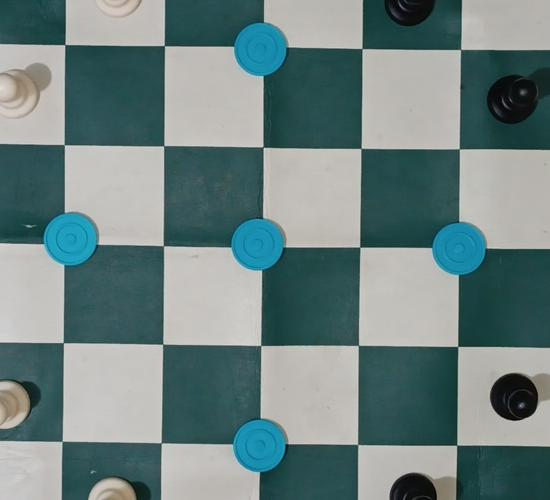
#> input picture Training/Amazons game recognition.v2i.yolov8/test/images/photoaf-15-_jpg.rf.e2a9260cf6f6e3e94ff4219e0da3cd4e.jpg, 550 x 500 px
$ python -i Two_views.py   (imports and definitions only)
#> lines starting #> are read from the running program, lines starting #| are printed output that depends on the picture
#> further down, picture is the input picture: shape (500, 550, 3); mean B, G, R 129.9, 130.6, 110.5
import cv2
import numpy as np
import time

def detect_grid_hough(warped_image):
    """
    Detecta dinámicamente las líneas del tablero usando la transformada de Hough.
    Retorna dos listas (h_lines, v_lines) con las posiciones (en pixeles)
    de las líneas horizontales y verticales detectadas.
    Si no se detectan 9 líneas en cada dirección, se retorna un grid equidistante.
    """
    # 1. Preprocesamiento
    gray = cv2.cvtColor(warped_image, cv2.COLOR_BGR2GRAY)
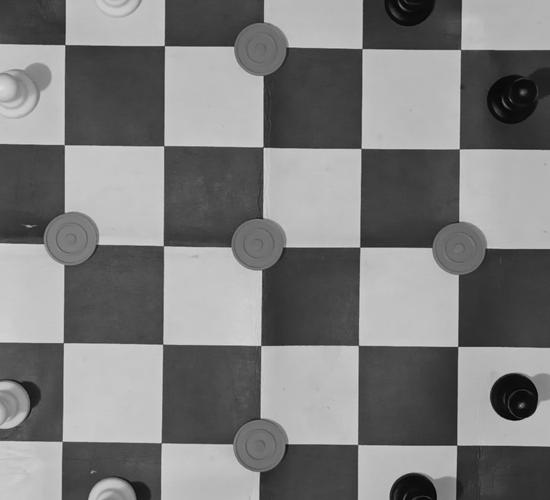
#> gray: shape (500, 550); min 0, max 228, mean 124.5
    blurred = cv2.GaussianBlur(gray, (5, 5), 0)
    edges = cv2.Canny(blurred, 50, 150, apertureSize=3)
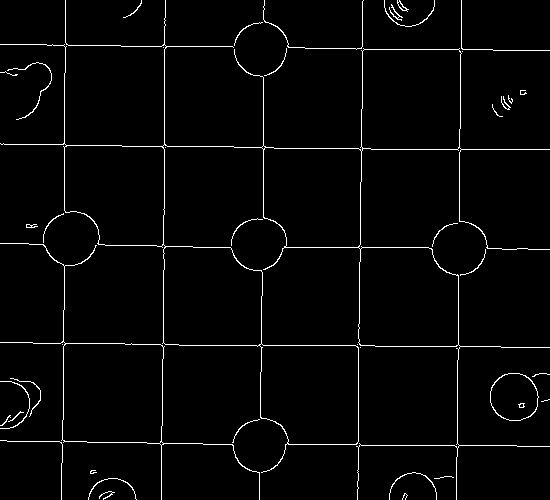
#> edges: shape (500, 550); 2.5% white in thin lines or dots

    # 2. Detección de líneas con Hough
    lines = cv2.HoughLinesP(edges, 1, np.pi/180, threshold=100,
                            minLineLength=100, maxLineGap=10)
#> lines = 14 rows, first 6: [358, 377, 360, 206], [164, 214, 164, 18], [179, 345, 374, 345], [234, 147, 334, 148], [64, 210, 64, 73], [284, 247, 428, 247]
    if lines is None:
        return None, None

    # 3. Clasificar líneas en horizontales/verticales
    horizontals = []
    verticals = []
    height, width = warped_image.shape[:2]
#> height = 500; width = 550

    for line in lines:
        x1, y1, x2, y2 = line[0]
        angle = np.degrees(np.arctan2((y2 - y1), (x2 - x1)))

        # Línea horizontal (ángulo cercano a 0° o 180°)
        if abs(angle) < 10 or abs(angle) > 170:
            # Tomamos el promedio de y1, y2 para representar su "posición"
            horizontals.append((y1 + y2) / 2.0)

        # Línea vertical (ángulo cercano a 90°)
        elif 80 < abs(angle) < 100:
            # Tomamos el promedio de x1, x2 para representar su "posición"
            verticals.append((x1 + x2) / 2.0)
#> this loop made 14 passes
#> (x1, y1, x2, y2, angle) on passes 1 to 12: (358, 377, 360, 206, -89.33), (164, 214, 164, 18, -90), (179, 345, 374, 345, 0), (234, 147, 334, 148, 0.573), (64, 210, 64, 73, -90), (284, 247, 428, 247, 0), (359, 445, 516, 445, 0), (161, 477, 162, 364, -89.49), (263, 217, 263, 77, -90), (359, 149, 549, 149, 0), (457, 426, 458, 313, -89.49), (3, 44, 174, 46, 0.67)
#> after the loop, horizontals = [345, 147.5, 247, 445, 149, 45, 346, 146]; verticals = [359, 164, 64, 161.5, 263, 457.5]

    # 4. Agrupar líneas similares (clustering sencillo)
    def cluster_lines(positions, threshold=20):
#> called with threshold = 20
        if not positions:
            return []
        positions = sorted(positions)
#> positions = [45, 146, 147.5, 149, 247, 345, 346, 445]
        clusters = [[positions[0]]]
#> clusters = [[45]]

        for pos in positions[1:]:
            if abs(pos - clusters[-1][-1]) < threshold:
                clusters[-1].append(pos)
            else:
                clusters.append([pos])
#> this loop made 7 passes
#> pos on passes 1 to 7: 146, 147.5, 149, 247, 345, 346, 445
#> after the loop, clusters = [[45], [146, 147.5, 149], [247], [345, 346], [445]]
        # Retorna la media de cada cluster
        return [np.mean(c) for c in clusters]

    h_lines = cluster_lines(horizontals)
#> h_lines = [45, 147.5, 247, 345.5, 445]
    v_lines = cluster_lines(verticals)
#> the loop in cluster_lines (call 2), `for pos in positions[1:]:` made 5 passes
#> pos on passes 1 to 5: 161.5, 164, 263, 359, 457.5
#> v_lines = [64, 162.8, 263, 359, 457.5]

    # 5. Verificar si tenemos un tablero 8x8 (9 líneas horizontales y 9 verticales)
    #    De lo contrario, fallback a un grid equidistante
    if len(h_lines) == 9 and len(v_lines) == 9:
        return sorted(h_lines), sorted(v_lines)
    else:
        # Fallback: generar un grid equidistante basado en (width, height)
        return (
            np.linspace(0, height, 9),
            np.linspace(0, width, 9)
        )

# [107 lines left out: function main, not called in this run]

# [2 lines not run here, left out]

>>> import cv2
>>> picture = cv2.imread('../../../Training/Amazons game recognition.v2i.yolov8/test/images/photoaf-15-_jpg.rf.e2a9260cf6f6e3e94ff4219e0da3cd4e.jpg')
>>> result = detect_grid_hough(picture)
#> result = ([0, 62.5, 125, 187.5, 250, 312.5, 375, 437.5, 500], [0, 68.75, 137.5, 206.2, 275, 343.8, 412.5, 481.2, 550])

$ run again, on Training/Amazons game recognition.v2i.yolov8/test/images/photoaf-2-_jpg.rf.1a39b1f82102544cfe1154b24cb4426e.jpg
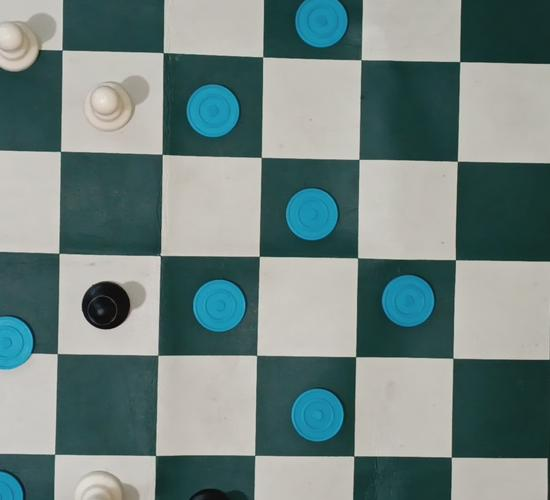
#> input picture Training/Amazons game recognition.v2i.yolov8/test/images/photoaf-2-_jpg.rf.1a39b1f82102544cfe1154b24cb4426e.jpg, 550 x 500 px
#> picture is the input picture: shape (500, 550, 3); mean B, G, R 129.2, 131.6, 113.1
#> in detect_grid_hough, `gray = cv2.cvtColor(warped_image, cv2.COLOR_BGR2GRAY)`:
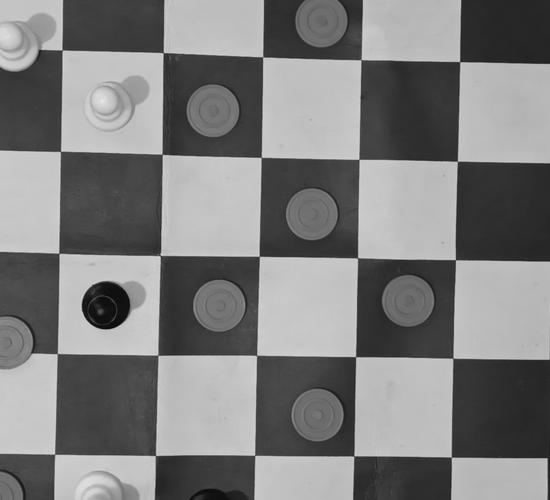
#> gray: shape (500, 550); min 1, max 232, mean 125.8
#> in detect_grid_hough, `edges = cv2.Canny(blurred, 50, 150, apertureSize=3)`:
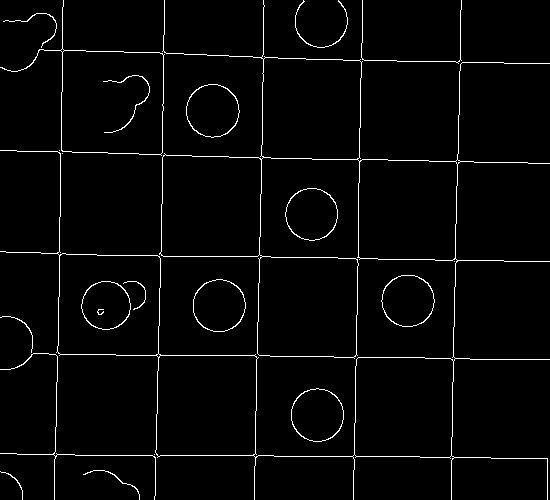
#> edges: shape (500, 550); 2.6% white in thin lines or dots
#> lines = 17 rows, first 6: [338, 258, 549, 261], [55, 458, 57, 346], [429, 161, 549, 163], [161, 155, 164, 0], [254, 499, 257, 322], [261, 193, 263, 33]
#> the loop in detect_grid_hough, `for line in lines:` made 17 passes
#> (x1, y1, x2, y2, angle) on passes 1 to 8: (338, 258, 549, 261, 0.815), (55, 458, 57, 346, -88.98), (429, 161, 549, 163, 0.955), (161, 155, 164, 0, -88.89), (254, 499, 257, 322, -89.03), (261, 193, 263, 33, -89.28), (160, 53, 277, 57, 1.96), (75, 455, 273, 455, 0)
#> after the loop in detect_grid_hough, `for line in lines:`: horizontals = [259.5, 162, 55, 455, 356.5, 457.5, 456, 59, 355, 153.5, 256]; verticals = [56, 162.5, 255.5, 262, 60.5, 161]
#> positions = [55, 59, 153.5, 162, 256, 259.5, 355, 356.5, 455, 456, 457.5]
#> in cluster_lines, `clusters = [[positions[0]]]`: clusters = [[55]]
#> the loop in cluster_lines, `for pos in positions[1:]:` made 10 passes
#> pos on passes 1 to 8: 59, 153.5, 162, 256, 259.5, 355, 356.5, 455
#> after the loop in cluster_lines, `for pos in positions[1:]:`: clusters = [[55, 59], [153.5, 162], [256, 259.5], [355, 356.5], [455, 456, 457.5]]
#> h_lines = [57, 157.8, 257.8, 355.8, 456.2]
#> the loop in cluster_lines (call 2), `for pos in positions[1:]:` made 5 passes
#> pos on passes 1 to 5: 60.5, 161, 162.5, 255.5, 262
#> v_lines = [58.25, 161.8, 258.8]
#> result = ([0, 62.5, 125, 187.5, 250, 312.5, 375, 437.5, 500], [0, 68.75, 137.5, 206.2, 275, 343.8, 412.5, 481.2, 550])
